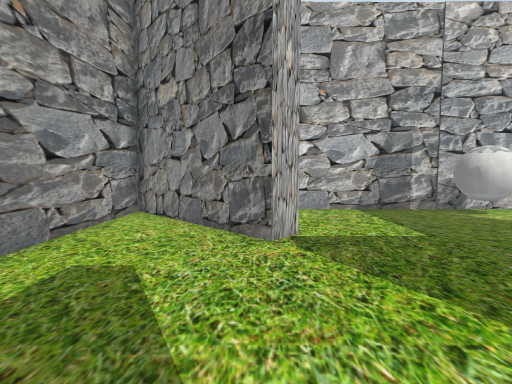
View 1 (above)

24 first-person views from a walk through a 3-D level made in the Unity game engine. The camera is 1.5 m above the floor, tilts 4° down and sees 85° across. The floor is counted in squares, 1 m on a side. Each view is taken from the middle of a square. On the plan, view 1 faces up. The plan holds only what a view shows up to about 14 squares ahead; the rest is blank. The place goes on beyond the plan. Some surface patterns are stand-ins.

View 2
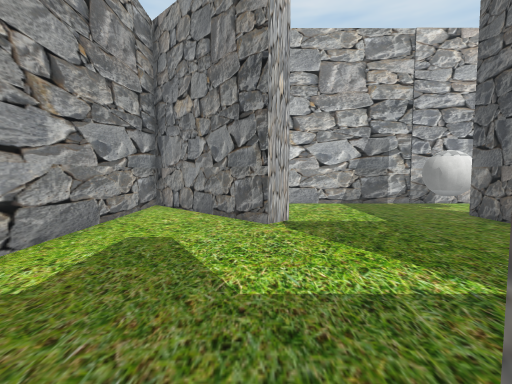

View 3
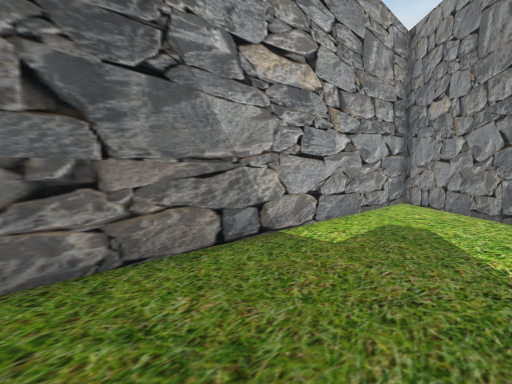

View 4
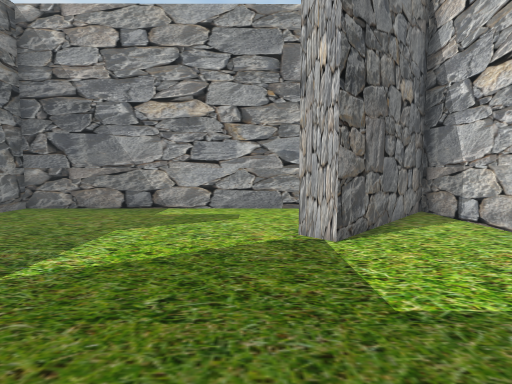

View 5
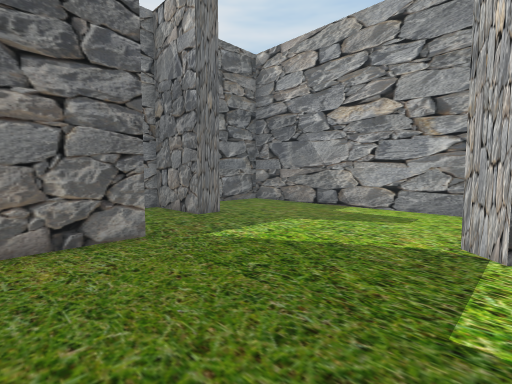

View 6
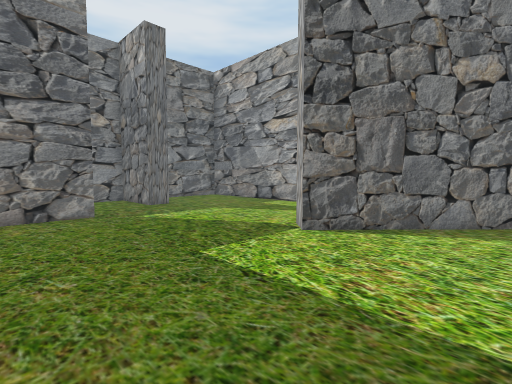

View 7
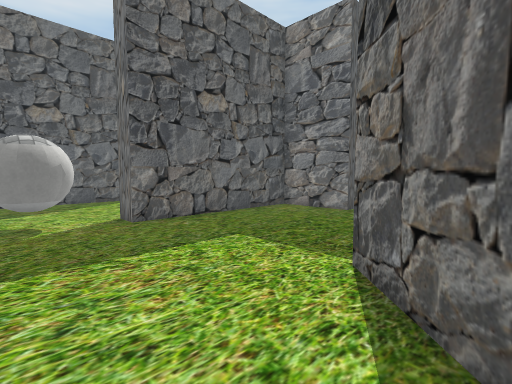

View 8
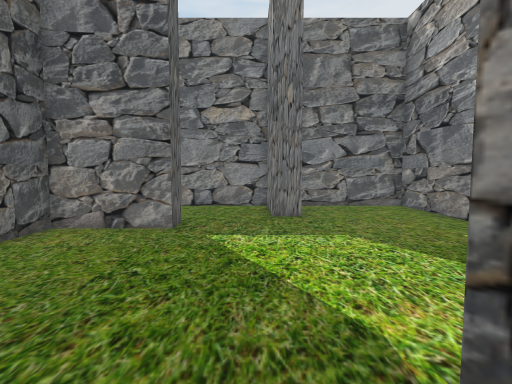

View 9
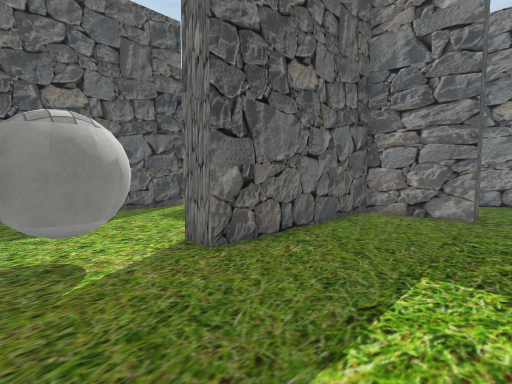

View 10
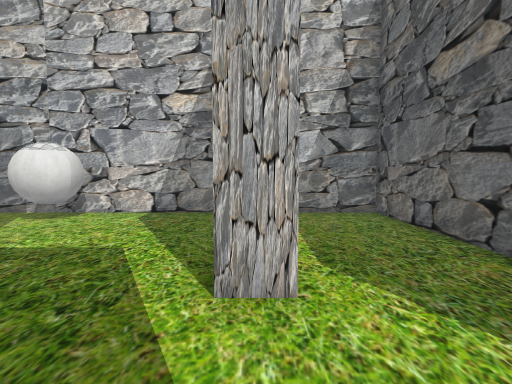

View 11
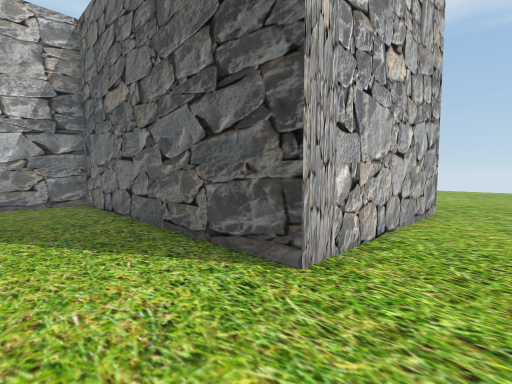

View 12
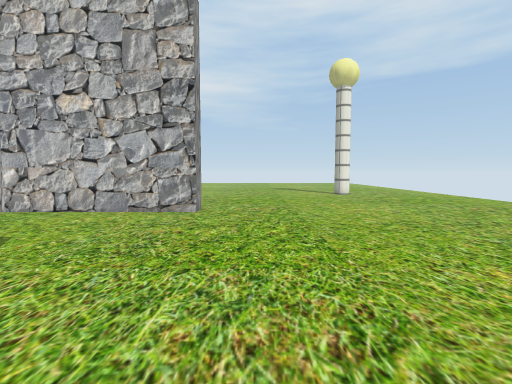

View 13
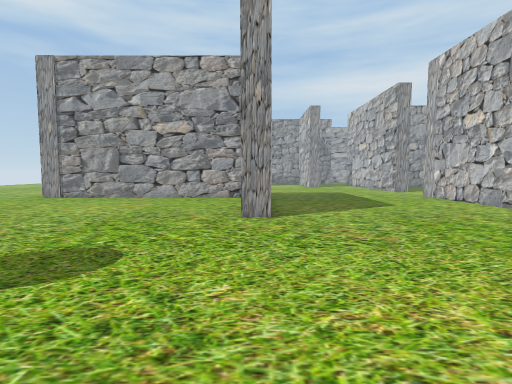

View 14
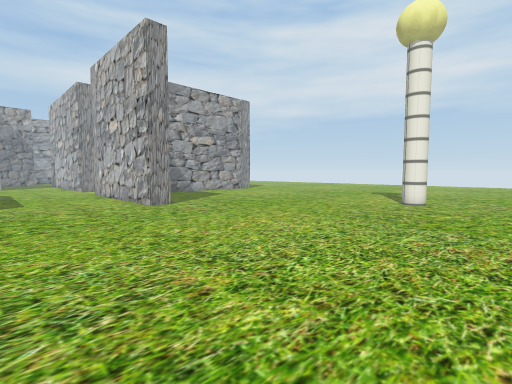

View 15
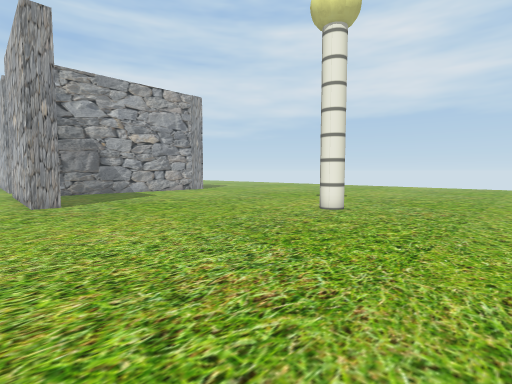

View 16
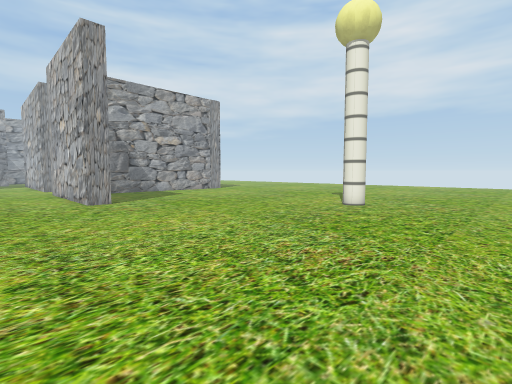

View 17
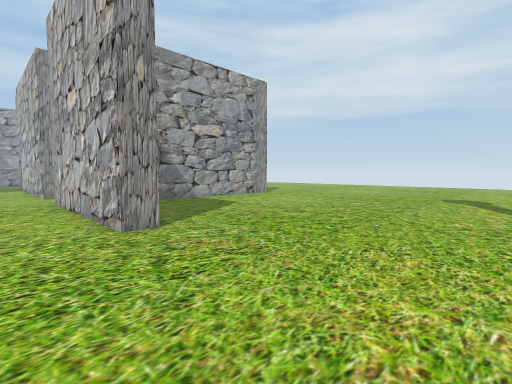

View 18
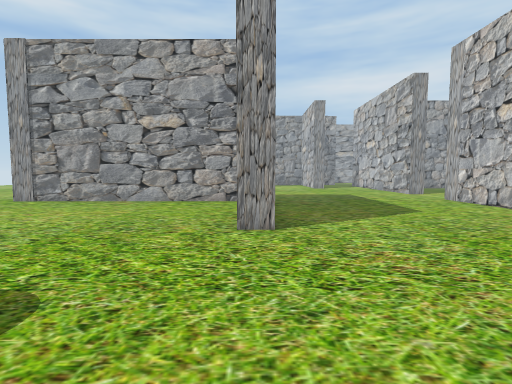

View 19
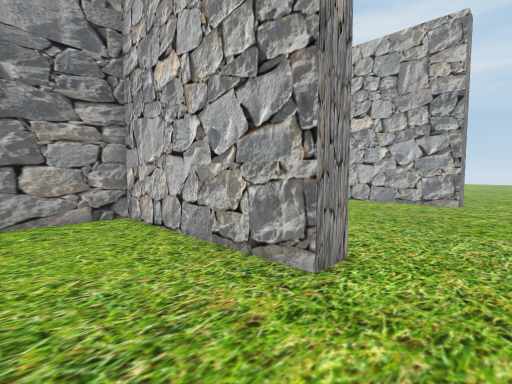

View 20
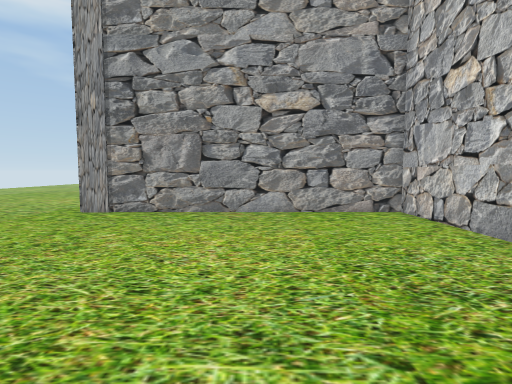

View 21
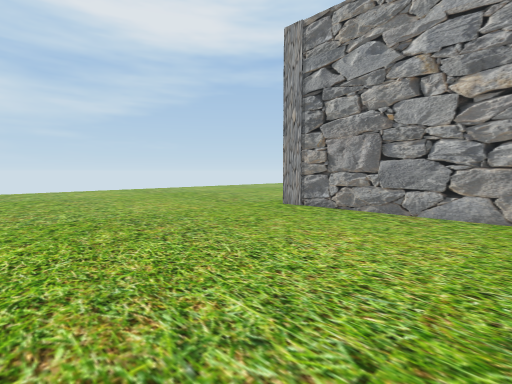

View 22
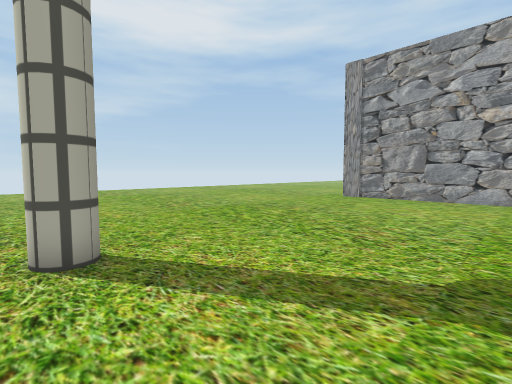

View 23
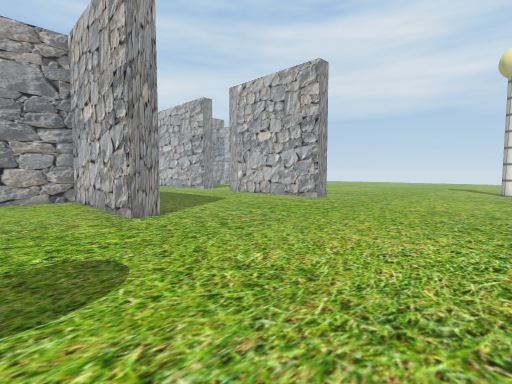

View 24
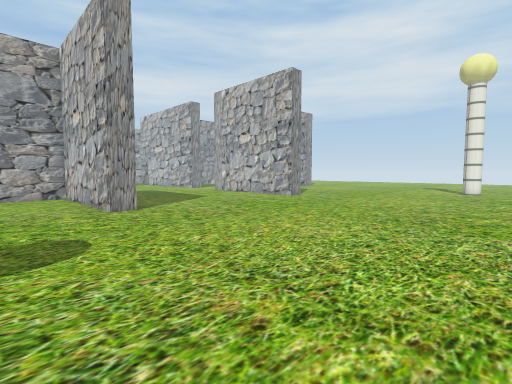

### Floor plan
Points are (right, up) in squares from view 1. A wall is a line through its corners. A room is listed if a view was taken in it or the views show most of it. See-through windows are left out.
Room 1 (views 1, 2, 3, 4, 5, 6, 7, 8, 9)
walls: (4.2, -0.5) (4.2, 0.6) (7.5, 0.6) (7.5, 7.7) (8.5, 7.7); (0.3, -1.5) (1.4, -1.5) (1.4, -2.5); (-1.9, 11.4) (-3.8, 11.4) (1, 6.7) (0.3, 6) (-4.6, 10.8) (-4.6, -4.6) (0, -4.6)
ways out: opening at (3, -1) to room 2; gap at (8, 8) to room 2
objects: ball (7, 9) to (9, 11)
Room 2 (views 10, 11, 12, 13, 14, 15, 16, 17, 18, 19, 20, 21, 22, 23, 24)
walls: (27.8, -10.4) (27.8, -11.5) (20.5, -11.5) (20.5, -23.7); (27.8, 0.6) (27.8, -0.5) (19.5, -0.5) (19.5, 11.5) (18.9, 11.5); (15.6, 4.3) (14.5, 4.3) (14.5, 8); (1.4, -2.5) (1.5, -4.6) (5.4, -4.6)
ways out: opening at (3, -1) to room 1; gap at (8, 8) to room 1
objects: yellow ball (36, 8) to (36, 9)

Positions as (right, up) in squares from view 1, and headings:
1: (0, 0), facing up
2: (0, -2), facing up
3: (0, -4), facing up-left
4: (7, 5), facing left
5: (7, 7), facing down-left
6: (7, 11), facing down-left
7: (-1, 11), facing down-right
8: (2, 8), facing down
9: (3, 11), facing down-right
10: (15, 1), facing up
11: (16, -3), facing up-right
12: (30, -11), facing up
13: (37, -11), facing left
14: (40, -6), facing up-left
15: (42, -2), facing up-left
16: (42, -4), facing up-left
17: (35, -3), facing up-left
18: (35, -11), facing left
19: (30, -15), facing up-left
20: (31, -17), facing left
21: (31, -15), facing down-left
22: (37, -15), facing down-left
23: (37, -15), facing up-left
24: (39, -15), facing up-left
